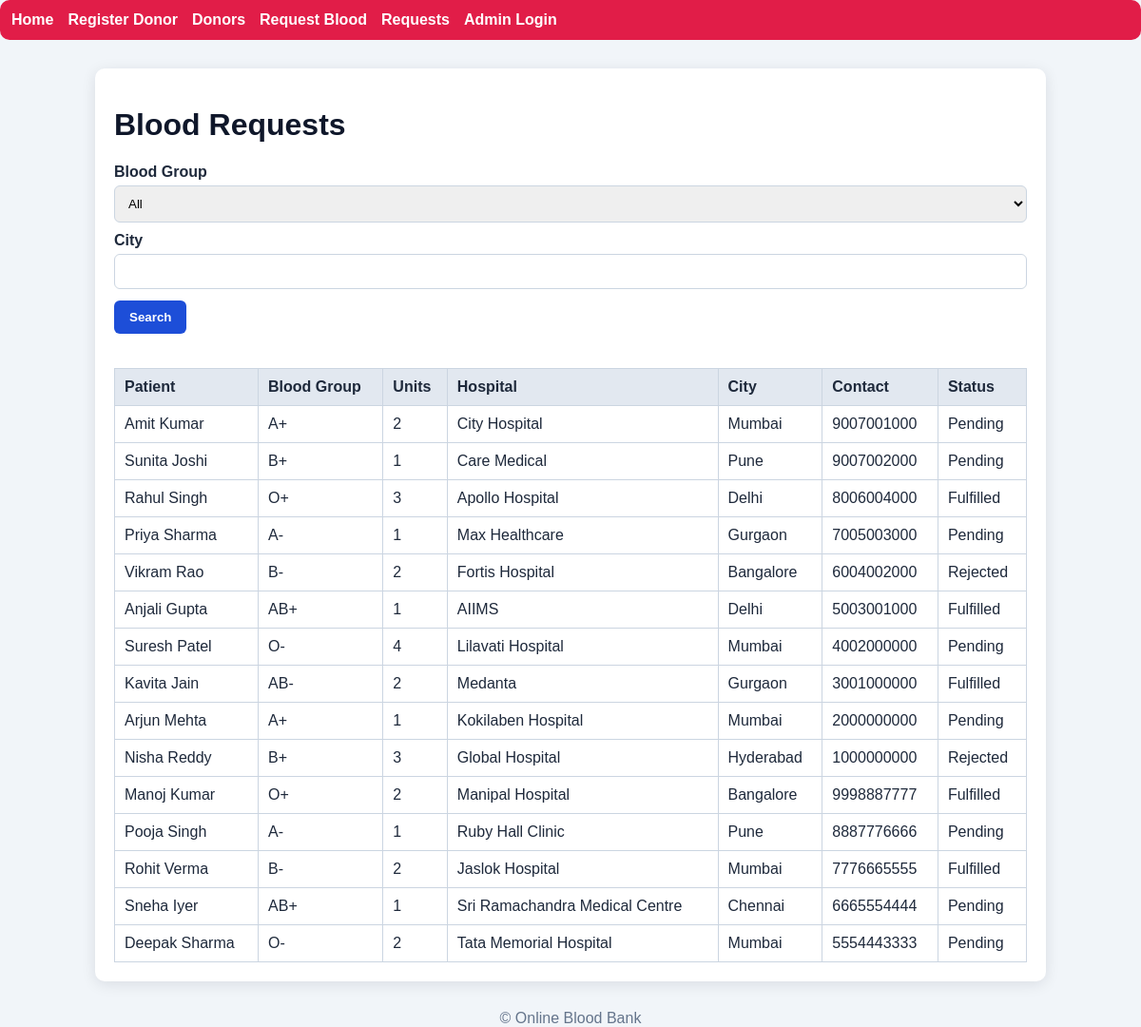
The app's page /request_list.php with its own data.
### tables this page shows
CREATE TABLE IF NOT EXISTS requests (
  id INT AUTO_INCREMENT PRIMARY KEY,
  patient_name VARCHAR(100) NOT NULL,
  blood_group VARCHAR(5) NOT NULL,
  units TINYINT NOT NULL,
  hospital VARCHAR(150) NOT NULL,
  city VARCHAR(100) NOT NULL,
  contact VARCHAR(50) NOT NULL,
  status ENUM('Pending','Fulfilled','Rejected') NOT NULL DEFAULT 'Pending',
  created_at TIMESTAMP DEFAULT CURRENT_TIMESTAMP
);

### request_list.php (the view, shortened to what this page needs)
<?php
require_once 'db.php';
$city = trim($_GET['city'] ?? '');
$where = [];
$params = [];
$whereSql = $where ? 'WHERE ' . implode(' AND ', $where) : '';
$stmt = $pdo->prepare("SELECT * FROM requests $whereSql ORDER BY created_at DESC");
$stmt->execute($params);
$requests = $stmt->fetchAll();
?>
<!DOCTYPE html>
<html lang="en"><head><meta charset="UTF-8"><meta name="viewport" content="width=device-width, initial-scale=1.0"><title>Request List</title><link rel="stylesheet" href="style.css"></head><body>
<nav><a href="index.php">Home</a><a href="donor_register.php">Register Donor</a><a href="donor_list.php">Donors</a><a href="request_blood.php">Request Blood</a><a href="request_list.php">Requests</a><a href="admin_login.php">Admin Login</a></nav>
<div class="container">
    <h1>Blood Requests</h1>
    <form method="get" style="margin-bottom:20px;">
        <label>Blood Group</label><select name="blood_group"><option value="">All</option></select>
        <label>City</label><input type="text" name="city" value="<?= htmlspecialchars($city) ?>">
        <button type="submit">Search</button>
    </form>
    <div class="table-wrap"><table><thead><tr><th>Patient</th><th>Blood Group</th><th>Units</th><th>Hospital</th><th>City</th><th>Contact</th><th>Status</th></tr></thead><tbody>
    <?php if (count($requests) === 0): ?>
        <tr><td colspan="7">No request records found.</td></tr>
    <?php else: ?>
        <?php foreach ($requests as $req): ?>
            <tr>
                <td><?= htmlspecialchars($req['patient_name']) ?></td>
                <td><?= htmlspecialchars($req['blood_group']) ?></td>
                <td><?= htmlspecialchars($req['units']) ?></td>
                <td><?= htmlspecialchars($req['hospital']) ?></td>
                <td><?= htmlspecialchars($req['city']) ?></td>
                <td><?= htmlspecialchars($req['contact']) ?></td>
                <td><?= htmlspecialchars($req['status']) ?></td>
            </tr>
        <?php endforeach; ?>
    <?php endif; ?>
    </tbody></table></div>
</div>
<footer>© Online Blood Bank</footer>
</body></html>

### style.css (style rules this page uses)
* { box-sizing: border-box; }
body { margin:0; font-family: Arial, sans-serif; background:#f1f5f9; color:#1e293b; }
.container { max-width:1000px; margin:30px auto; padding:20px; background:white; border-radius:10px; box-shadow:0 3px 15px rgba(15,23,42,.1); }
nav { background:#e11d48; padding:12px; border-radius:10px; margin-bottom:20px; }
nav a { color:white; margin-right:15px; text-decoration:none; font-weight:600; }
h1, h2 { color:#0f172a; }
form label { display:block; margin-top:10px; font-weight:600; }
form input, form select, form textarea { width:100%; padding:10px; border:1px solid #cbd5e1; border-radius:6px; margin-top:5px; }
button { background:#1d4ed8; color:white; border:none; padding:10px 16px; margin-top:12px; border-radius:6px; cursor:pointer; font-weight:600; }
.table-wrap { overflow:auto; }
table { width:100%; border-collapse:collapse; margin-top:16px; }
th, td { border:1px solid #cbd5e1; padding:10px; text-align:left; }
th { background:#e2e8f0; }
footer { text-align:center; margin-top:24px; color:#64748b; }

### records on screen
requests: patient_name "Amit Kumar", blood_group "A+", units "2", hospital "City Hospital", city "Mumbai", contact "9007001000", status "Pending"
requests: patient_name "Sunita Joshi", blood_group "B+", units "1", hospital "Care Medical", city "Pune", contact "9007002000", status "Pending"
requests: patient_name "Rahul Singh", blood_group "O+", units "3", hospital "Apollo Hospital", city "Delhi", contact "8006004000", status "Fulfilled"
requests: patient_name "Priya Sharma", blood_group "A-", units "1", hospital "Max Healthcare", city "Gurgaon", contact "7005003000", status "Pending"
requests: patient_name "Vikram Rao", blood_group "B-", units "2", hospital "Fortis Hospital", city "Bangalore", contact "6004002000", status "Rejected"
requests: patient_name "Anjali Gupta", blood_group "AB+", units "1", hospital "AIIMS", city "Delhi", contact "5003001000", status "Fulfilled"
requests: patient_name "Suresh Patel", blood_group "O-", units "4", hospital "Lilavati Hospital", city "Mumbai", contact "4002000000", status "Pending"
requests: patient_name "Kavita Jain", blood_group "AB-", units "2", hospital "Medanta", city "Gurgaon", contact "3001000000", status "Fulfilled"
requests: patient_name "Arjun Mehta", blood_group "A+", units "1", hospital "Kokilaben Hospital", city "Mumbai", contact "2000000000", status "Pending"
requests: patient_name "Nisha Reddy", blood_group "B+", units "3", hospital "Global Hospital", city "Hyderabad", contact "1000000000", status "Rejected"
requests: patient_name "Manoj Kumar", blood_group "O+", units "2", hospital "Manipal Hospital", city "Bangalore", contact "9998887777", status "Fulfilled"
requests: patient_name "Pooja Singh", blood_group "A-", units "1", hospital "Ruby Hall Clinic", city "Pune", contact "8887776666", status "Pending"
requests: patient_name "Rohit Verma", blood_group "B-", units "2", hospital "Jaslok Hospital", city "Mumbai", contact "7776665555", status "Fulfilled"
requests: patient_name "Sneha Iyer", blood_group "AB+", units "1", hospital "Sri Ramachandra Medical Centre", city "Chennai", contact "6665554444", status "Pending"
requests: patient_name "Deepak Sharma", blood_group "O-", units "2", hospital "Tata Memorial Hospital", city "Mumbai", contact "5554443333", status "Pending"
